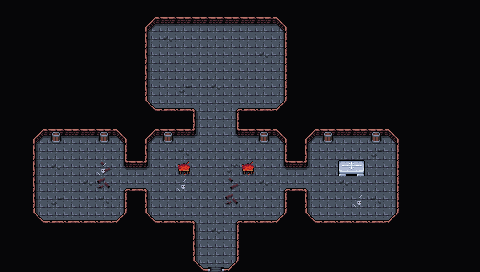

A level layout from a 2D game, rendered from its tile map. Below: a short description, then the map file with tile-grid data replaced by summaries:
An orthogonal 30x17 tile map with 16x16 px tiles, 4 tile layers (Background, Floor, Clutter, Blood), 3 tilesets and 15 objects (2x dialog).

<map version="1.10" tiledversion="1.10.1" orientation="orthogonal" renderorder="right-down" width="30" height="17" tilewidth="16" tileheight="16" infinite="0" nextlayerid="8" nextobjectid="76">
 <editorsettings>
  <export target="wastetown..tmx" format="tmx" />
 </editorsettings>
 <properties>
  <property name="dungeonEffect" value="{&quot;startBattleWithCard&quot;: [ &quot;Phyrexian Arena|APC|APC&quot; ]}" />
 </properties>
 <tileset firstgid="1" source="../../tileset/main.tsx" />
 <tileset firstgid="10113" source="../../tileset/buildings.tsx" />
 <tileset firstgid="11905" source="../../tileset/dungeon/DarkAbbeyTiles.tsx" />
 <layer id="1" name="Background" width="30" height="17">
  <data>[510 cells, 510 non-empty, 1 distinct tile ids]</data>
 </layer>
 <layer id="2" name="Floor" width="30" height="17">
  <data>[510 cells, 433 non-empty, 17 distinct tile ids]</data>
 </layer>
 <layer id="3" name="Clutter" width="30" height="17">
  <properties>
   <property name="spriteLayer" type="bool" value="true" />
  </properties>
  <data>[510 cells, 29 non-empty, 11 distinct tile ids]</data>
 </layer>
 <layer id="7" name="Blood" width="30" height="17">
  <data>[510 cells, 5 non-empty, 2 distinct tile ids]</data>
 </layer>
 <objectgroup id="4" name="Objects">
  <object id="38" template="../../obj/entry_up.tx" x="192" y="269" width="48" height="16">
   <properties>
    <property name="teleport" value="../common/maps/map/vampirecastle/vampirecastle_3.tmx" />
   </properties>
  </object>
  <object id="50" template="../../obj/enemy.tx" x="72.697" y="184.76">
   <properties>
    <property name="displayNameOverride" value="Vampire Guardian" />
    <property name="enemy" value="High Vampire" />
    <property name="threatRange" type="int" value="30" />
   </properties>
  </object>
  <object id="62" template="../../obj/gold.tx" x="185.431" y="37.9964" />
  <object id="64" template="../../obj/enemy.tx" x="342.353" y="173.156">
   <properties>
    <property name="deckOverride" value="decks/standard/vampire_monob.dck" />
    <property name="enemy" value="Ancient Vampire" />
    <property name="inactive" type="bool" value="true" />
    <property name="speedModifier" type="float" value="20" />
    <property name="threatRange" type="int" value="40" />
   </properties>
  </object>
  <object id="65" template="../../obj/enemy.tx" x="174.262" y="162.311">
   <properties>
    <property name="displayNameOverride" value="Vampire Feeder" />
    <property name="enemy" value="Vampire" />
    <property name="threatRange" type="int" value="50" />
   </properties>
  </object>
  <object id="66" name="Ward" type="dialog" gid="11912" x="196.5" y="129.361" width="39.5656" height="16">
   <properties>
    <property name="dialog">[{
    "text":"A translucent, shimmering red field blocks your path. An ancient Evil is lurking in these crypts, preventing you from entering the room in front of you ...",
    "options":[
    { "name":"Leave." } 
    ]
}]</property>
   </properties>
  </object>
  <object id="67" template="../../obj/dialog.tx" type="dialog" gid="11530" x="338.774" y="175.211" width="24.9204" height="14.6679" visible="1">
   <properties>
    <property name="dialog">[
  {
    "text": "You see a coffin lying at the center of the crypt. This relic of vampiric history, once a vessel for the undying, now stood as a time-worn testament to the passage of ages, a silent witness to the secrets and shadows that had unfolded within its confines. The ancient coffin, a repository of centuries, exuded an aura of both menace and melancholy, a silent sentinel to the mysteries of the nocturnal realm.",
    "options": [
      { "name": "Walk away" },
      {
        "name": "Take a closer look at the rusty coffin",
        "text": "You sense an immense amount of power radiating from the coffin. You also begin to note the various unholy symbols engraved around the base of coffin.",
        "options": [
          { "name": "Walk away" },
          {
            "name": "Open the coffin",
            "text": "As you open the coffin, an ancient figure awakes in the gloom. It cries out in an ancient voice: YOU DARE WAKE ME, PUNY MORTAL?",
            "options": [
              {
                "name": "Prepare yourself!",
                "action": [
                  { "activateMapObject": 64 },
                  { "deleteMapObject": 66 },
                  { "deleteMapObject": -1 }
                ]
              }
            ]
          }
        ]
      }
    ]
  }
]</property>
   </properties>
  </object>
  <object id="68" template="../../obj/gold.tx" x="48.2296" y="159.484" />
  <object id="69" template="../../obj/enemy.tx" x="239.812" y="163.5">
   <properties>
    <property name="displayNameOverride" value="Vampire Feeder" />
    <property name="enemy" value="Vampire" />
    <property name="threatRange" type="int" value="40" />
   </properties>
  </object>
  <object id="70" template="../../obj/gold.tx" x="48.2296" y="212.099" />
  <object id="71" template="../../obj/manashards.tx" x="154.263" y="68.7132" />
  <object id="72" template="../../obj/manashards.tx" x="264.714" y="67.91" />
  <object id="73" template="../../obj/treasure.tx" x="248.246" y="42.6066">
   <properties>
    <property name="reward">[
  {
    "type": "randomCard",
    "colors": [ "Black" ],
    "subTypes": [ "Vampire" ],
    "count": 5
  },
  {
    "type": "item",
    "count": 1,
    "probability": 0.1,
    "itemName": "Dark Boots"
  },
  {
    "type": "item",
    "count": 1,
    "probability": 0.1,
    "itemName": "Dark Shield"
  },
  {
    "type": "item",
    "count": 1,
    "probability": 0.1,
    "itemName": "Dark Armor"
  },
  {
    "type": "item",
    "count": 1,
    "probability": 0.1,
    "itemName": "Blood Vial"
  },
  {
    "type": "item",
    "count": 1,
    "probability": 0.1,
    "itemName": "Dark Amulet"
  }
]</property>
   </properties>
  </object>
  <object id="74" template="../../obj/treasure.tx" x="158.279" y="41.4017">
   <properties>
    <property name="reward">[
  {
    "type": "randomCard",
    "colors": [ "Black" ],
    "subTypes": [ "Vampire" ],
    "count": 5
  },
  {
    "type": "item",
    "count": 1,
    "probability": 0.1,
    "itemName": "Dark Boots"
  },
  {
    "type": "item",
    "count": 1,
    "probability": 0.1,
    "itemName": "Dark Shield"
  },
  {
    "type": "item",
    "count": 1,
    "probability": 0.1,
    "itemName": "Dark Armor"
  },
  {
    "type": "item",
    "count": 1,
    "probability": 0.1,
    "itemName": "Blood Vial"
  },
  {
    "type": "item",
    "count": 1,
    "probability": 0.1,
    "itemName": "Dark Amulet"
  }
]</property>
   </properties>
  </object>
  </objectgroup>
</map>
<!-- 1 of 15 objects omitted -->
